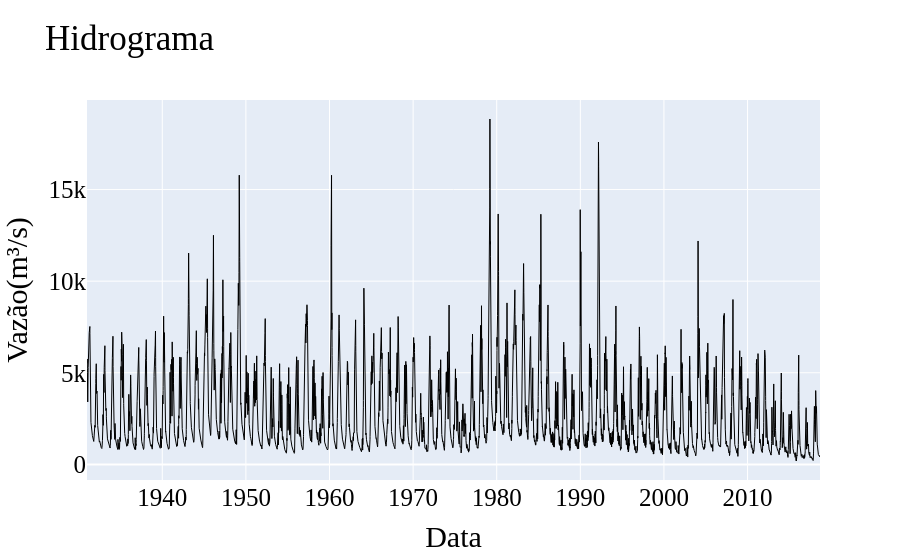
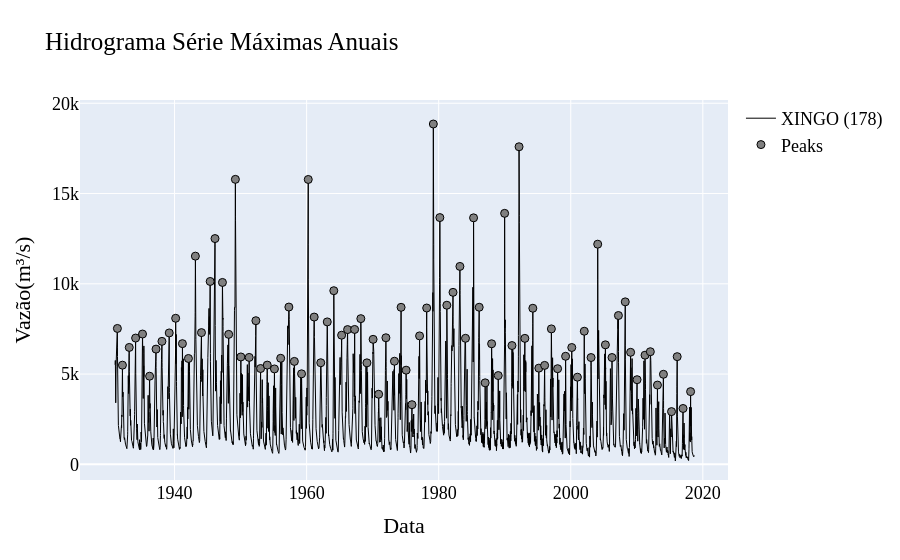

The cell these charts' notebook holds for them, in order:
### Code cell
file = "ONS_daily_flow.csv"
dados = pd.read_csv(file, index_col=0, parse_dates=True)
dados = pd.DataFrame(dados["XINGO (178)"])

#Filtrando período de análise ()
#dados = dados[(dados.index >= "1931-09-01") & (dados.index <= "1994-08-31")]
dados = dados[dados.index <= "2018-08-31"]

#Convetendo obj pandas para Series Flow
dados = Flow(pd.DataFrame(dados["XINGO (178)"]))

#Gerando hidrograma
fig, data = dados.plot_hydrogram()
py.offline.plot(fig, filename='gráficos/figura1_hidrograma_xingo.html')
pio.show(fig)

#Calculando picos anuais
peaks_max = dados.maximum(station="XINGO (178)")

#Gerando hidrograma destanco os valores de pico
fig, data = peaks_max.plot_hydrogram()
#py.offline.plot(fig, filename='gráficos/histo_max.html')
pio.show(fig)

### Figure 1 — Plotly figure (JSON) as saved in the notebook; plotly's stock layout.template omitted (floating-point values rounded to 4 significant figures; data arrays with more than 128 entries replaced by an {"elided": "..."} marker saying what was removed)
{"data": [{"connectgaps": false, "line": {"color": "rgb(0,0,0)", "width": 1}, "name": "XINGO (178)", "opacity": 1, "type": "scatter", "x": {"elided": "32020 str values"}, "y": {"elided": "32020 float values"}}], "layout": {"font": {"color": "rgb(0,0,0)", "family": "Time New Roman", "size": 25}, "title": {"text": "Hidrograma"}, "xaxis": {"title": {"text": "Data"}}, "yaxis": {"title": {"text": "Vazão(m³/s)"}}}}

### Figure 2 — Plotly figure (JSON) as saved in the notebook; plotly's stock layout.template omitted (floating-point values rounded to 4 significant figures; data arrays with more than 128 entries replaced by an {"elided": "..."} marker saying what was removed)
{"data": [{"connectgaps": false, "line": {"color": "rgb(0,0,0)", "width": 1}, "name": "XINGO (178)", "opacity": 1, "type": "scatter", "x": {"elided": "32020 str values"}, "y": {"elided": "32020 float values"}}, {"marker": {"color": "rgb(128, 128, 128)", "line": {"color": "rgb(0, 0, 0)", "width": 1}, "size": 8}, "mode": "markers", "name": "Peaks", "opacity": 1, "type": "scatter", "x": ["1931-05-06T00:00:00", "1932-02-09T00:00:00", "1933-02-20T00:00:00", "1934-02-07T00:00:00", "1935-02-24T00:00:00", "1936-03-21T00:00:00", "1937-03-11T00:00:00", "1938-02-02T00:00:00", "1939-03-12T00:00:00", "1940-03-02T00:00:00", "1941-03-11T00:00:00", "1942-02-06T00:00:00", "1943-02-26T00:00:00", "1944-01-29T00:00:00", "1945-05-23T00:00:00", "1946-02-15T00:00:00", "1947-04-03T00:00:00", "1948-03-13T00:00:00", "1949-03-18T00:00:00", "1950-01-15T00:00:00", "1951-04-20T00:00:00", "1952-04-25T00:00:00", "1953-01-11T00:00:00", "1954-01-14T00:00:00", "1955-02-16T00:00:00", "1956-01-27T00:00:00", "1957-04-23T00:00:00", "1958-02-22T00:00:00", "1959-03-26T00:00:00", "1960-03-31T00:00:00", "1961-02-23T00:00:00", "1962-02-20T00:00:00", "1963-02-15T00:00:00", "1964-02-12T00:00:00", "1965-04-19T00:00:00", "1966-03-16T00:00:00", "1967-04-09T00:00:00", "1968-03-17T00:00:00", "1969-02-17T00:00:00", "1970-01-25T00:00:00", "1970-11-29T00:00:00", "1972-01-04T00:00:00", "1973-04-19T00:00:00", "1974-04-22T00:00:00", "1975-01-25T00:00:00", "1975-12-15T00:00:00", "1977-02-08T00:00:00", "1978-03-08T00:00:00", "1979-03-11T00:00:00", "1980-03-05T00:00:00", "1981-03-26T00:00:00", "1982-03-04T00:00:00", "1983-03-20T00:00:00", "1984-01-22T00:00:00", "1985-04-13T00:00:00", "1986-02-18T00:00:00", "1987-01-15T00:00:00", "1988-01-06T00:00:00", "1989-01-07T00:00:00", "1989-12-27T00:00:00", "1991-02-05T00:00:00", "1992-03-03T00:00:00", "1993-01-19T00:00:00", "1994-04-04T00:00:00", "1995-03-02T00:00:00", "1996-01-17T00:00:00", "1997-01-24T00:00:00", "1998-01-03T00:00:00", "1999-03-22T00:00:00", "2000-02-26T00:00:00", "2001-01-03T00:00:00", "2002-01-18T00:00:00", "2003-01-28T00:00:00", "2004-01-31T00:00:00", "2005-03-31T00:00:00", "2006-04-01T00:00:00", "2007-03-21T00:00:00", "2008-04-03T00:00:00", "2009-01-24T00:00:00", "2010-01-16T00:00:00", "2011-04-02T00:00:00", "2012-01-20T00:00:00", "2013-02-17T00:00:00", "2014-01-13T00:00:00", "2015-04-06T00:00:00", "2016-02-13T00:00:00", "2017-01-02T00:00:00", "2018-02-24T00:00:00"], "y": [7527, 5493, 6476, 6994, 7217, 4882, 6382, 6811, 7278, 8090, 6685, 5863, 11532, 7296, 10129, 12505, 10075, 7199, 15785, 5948, 5923, 7956, 5308, 5496, 5284, 5874, 8711, 5701, 5013, 15779, 8158, 5627, 7889, 9618, 7153, 7464, 7471, 8070, 5621, 6923, 3882, 7011, 5711, 8696, 5215, 3304, 7114, 8659, 18851, 13668, 8813, 9526, 10962, 6980, 13653, 8701, 4514, 6677, 4918, 13902, 6579, 17591, 6977, 8646, 5328, 5481, 7502, 5297, 5985, 6471, 4827, 7373, 5915, 12194, 6619, 5916, 8243, 8999, 6205.0, 4688, 6046, 6238, 4390, 4987, 2920.0, 5964.0, 3094.0, 4028.0]}], "layout": {"font": {"color": "rgb(0,0,0)", "family": "Time New Roman", "size": 18}, "title": {"text": "Hidrograma Série Máximas Anuais"}, "xaxis": {"title": {"text": "Data"}}, "yaxis": {"title": {"text": "Vazão(m³/s)"}}}}
